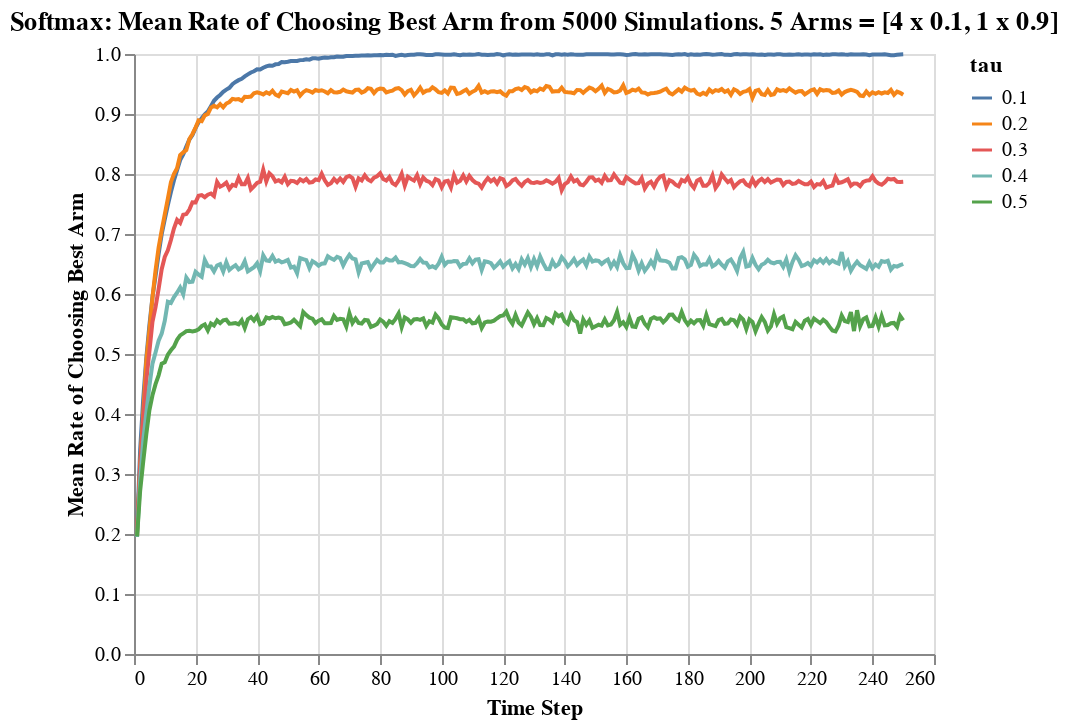

The notebook cell this image was saved under:
### Code cell
alt.Chart(df_chose_correctly).mark_line().encode(
    alt.X("step:Q", title = "Time Step"),
    alt.Y("chose_correct:Q", title = "Mean Rate of Choosing Best Arm", scale = alt.Scale(domain = [0, 1])),
    color = alt.Color("tau:N")
).properties(
    title = "Softmax: Mean Rate of Choosing Best Arm from 5000 Simulations. 5 Arms = [4 x 0.1, 1 x 0.9]",
)

### Figure 1 — Vega-Lite specification as saved in the notebook (floating-point values rounded to 4 significant figures; data arrays with more than 128 entries replaced by an {"elided": "..."} marker saying what was removed)
{"$schema": "https://vega.github.io/schema/vega-lite/v3.4.0.json", "config": {"mark": {"tooltip": null}, "view": {"height": 300, "width": 400}}, "data": {"name": "data-5bf8c74977c63d0d683e1f9ca786fc93"}, "datasets": {"data-5bf8c74977c63d0d683e1f9ca786fc93": {"elided": "1250 records"}}, "encoding": {"color": {"field": "tau", "type": "nominal"}, "x": {"field": "step", "title": "Time Step", "type": "quantitative"}, "y": {"field": "chose_correct", "scale": {"domain": [0, 1]}, "title": "Mean Rate of Choosing Best Arm", "type": "quantitative"}}, "mark": "line", "title": "Softmax: Mean Rate of Choosing Best Arm from 5000 Simulations. 5 Arms = [4 x 0.1, 1 x 0.9]"}
